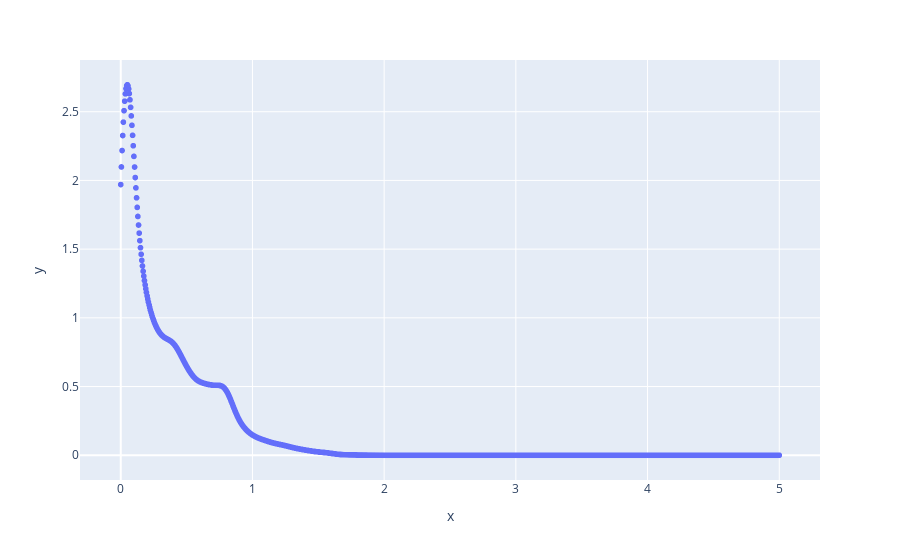

The cell this chart's notebook holds for it:
### Code cell
xpts = np.linspace(0.0, 5.0, 1001)
ypts = neg_kde.evaluate(xpts)
ycdf = cumulative_trapezoid(ypts, xpts, initial=0)
px.scatter(x = xpts, y = ypts)

### Figure 1 — Plotly figure (JSON) as saved in the notebook; plotly's stock layout.template omitted (floating-point values rounded to 4 significant figures; data arrays with more than 128 entries replaced by an {"elided": "..."} marker saying what was removed)
{"data": [{"hovertemplate": "x=%{x}<br>y=%{y}<extra></extra>", "legendgroup": "", "marker": {"color": "#636efa", "symbol": "circle"}, "mode": "markers", "name": "", "showlegend": false, "type": "scattergl", "x": {"elided": "1001 float values"}, "xaxis": "x", "y": {"elided": "1001 float values"}, "yaxis": "y"}], "layout": {"legend": {"tracegroupgap": 0}, "margin": {"t": 60}, "xaxis": {"anchor": "y", "domain": [0, 1], "title": {"text": "x"}}, "yaxis": {"anchor": "x", "domain": [0, 1], "title": {"text": "y"}}}}
